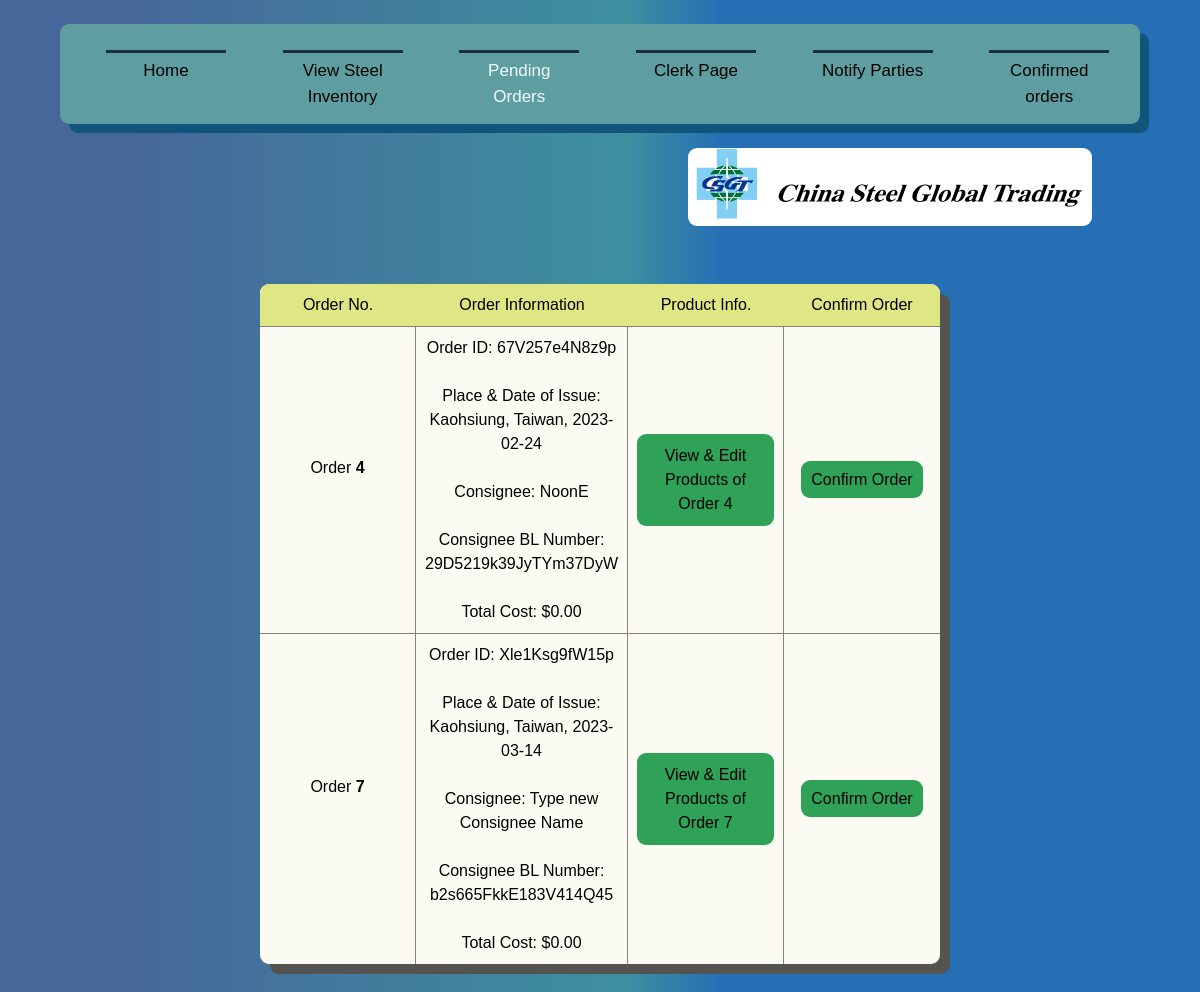
The page /PendingOrders (signed in) on the database as committed earlier.
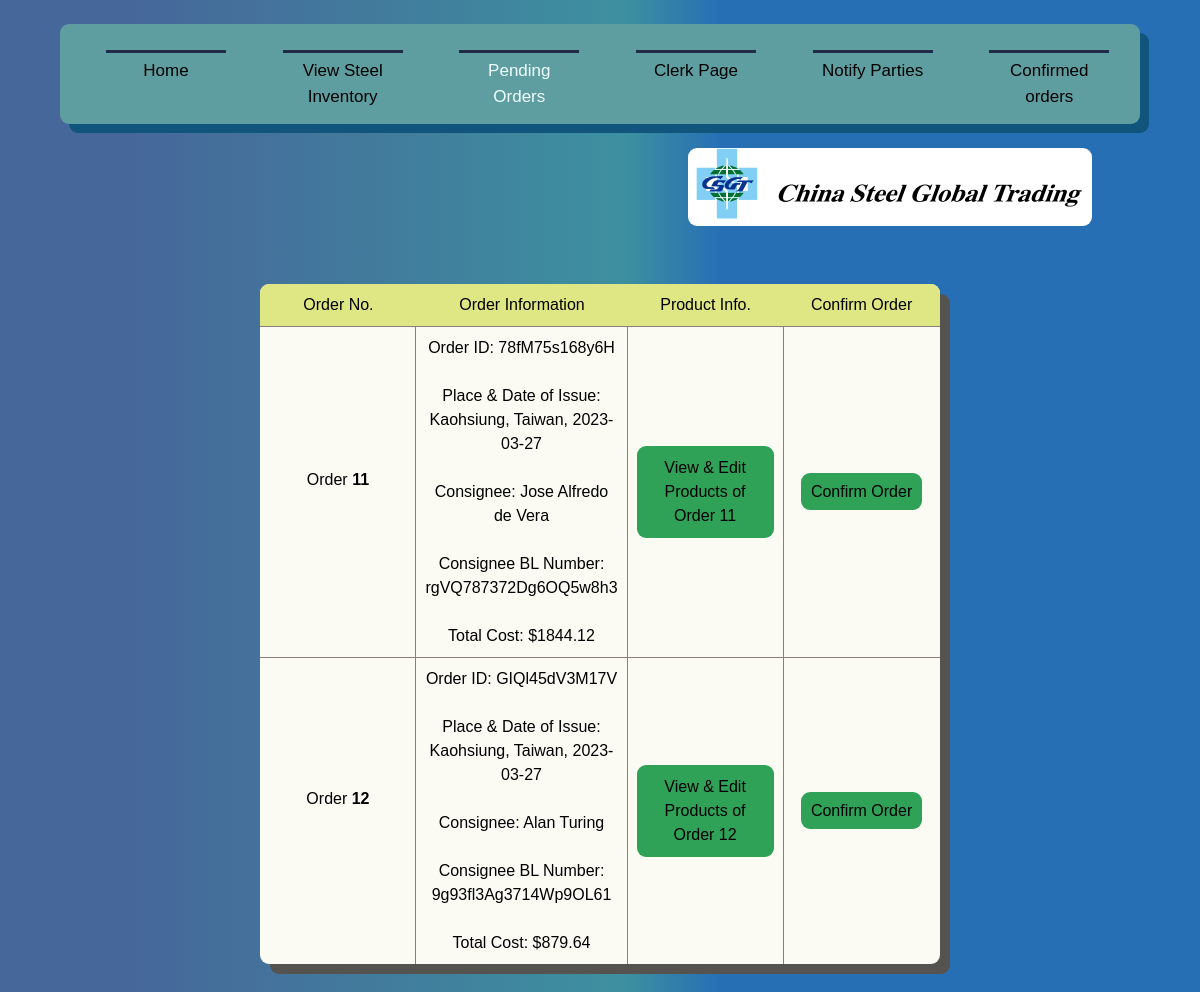
The same page on the database as committed later.
### Inventory/models.py (models this page shows, shortened)
class FinalOrder(models.Model):
    ShipperName = models.CharField(max_length=100, default='', blank=True)
    OceanVessel = models.CharField(max_length=50, null=True, default='')
    LocalVessel =  models.CharField(max_length=50, null=True, default='')
    LocalVesselOrigin = models.CharField(max_length=50, null=True, default='')
    TotalCost = models.DecimalField(default=0, validators=[DecimalValidator(10,2)], decimal_places=2, max_digits=10)
    Finished = models.BooleanField(default=False) #confirmed or not
    OrderDate = models.DateField(auto_now_add=True)#auto_now_add=True)
    Verification = models.CharField(default='',unique=True, max_length=13, null=True, blank=True) #Orderid -> verification
    BL = models.ForeignKey(Consignee, null=False, blank=True, on_delete=models.CASCADE)
    NotifyName = models.ForeignKey(NotifyParty, default=None, on_delete=models.CASCADE, null=True, blank=True)
    NumOfBL = models.IntegerField(default=3, null=True, blank=True)
    PayAt = models.CharField(default='', max_length=70, null=True, blank=True)
    Place = models.CharField(default="Kaohsiung, Taiwan", max_length=70, null=False)
    PlaceDate = models.CharField(default='', max_length=100, blank=True)
    Charges = models.DecimalField(default=0.0, max_length=11, validators=[MinValueValidator(Decimal('0.01'))], null=True, blank=True, decimal_places=2, max_digits=8)
    RevTons = models.CharField(max_length=1000, default='', null=True, blank=True)
    Rate = models.DecimalField(default=0.0, null=True, blank=True, validators=[MinValueValidator(Decimal('0.01'))], decimal_places=2, max_digits=8)
    Prepaid = models.CharField(max_length=20, default='', blank=True)
    Collect = models.CharField(max_length=20, default='', blank=True)
    Portload = models.CharField(max_length=255, default='', blank=True)
    Portdis = models.CharField(max_length=255, default='', blank=True)
    TranshTo = models.CharField(max_length=50, default='', null=True, blank=True)
    FinalDest = models.CharField(max_length=255, default='', null=True, blank=True)
    Voyage = models.SmallIntegerField(default=0, blank=True)
    objects = models.Manager()

class Consignee(models.Model):
    BL = models.CharField(max_length=20, default='', unique=True)
    Name = models.CharField(max_length=100)

### Inventory/views.py (the view, shortened to what this page needs)
# urls.py: path('PendingOrders',views.ShowProds, name='Products2'),
def ShowProds(request):
    condition = ""
    if request.user.is_authenticated:
        condition = True
        request.session['NAVIGATE'] = "users"
        AllOrders = FinalOrder.objects.filter(Finished = False)
        return render(request, 'Inventory/users2.html',{
            'C' : condition,
            'Orders' : AllOrders,
        })

### Inventory/templates/Inventory/users2.html (shortened to what this page needs)
{% extends 'Inventory/base.html' %}
{% load static %}
    {% block content %}
    <br><br>
    <table style="font-style: normal; font-weight: normal;" class="Frame">
        <tr class="identify">
            <th style="border-top-left-radius: 9px;"> Order No. </th>
            <th> Order Information </th>
            <th> Product Info. </th>
            <th style="border-top-right-radius: 9px;"> Confirm Order </th>
        </tr>
        {% for o in Orders %}
        <tr class="Header" id="main">
            <th id="firsty">
                Order <b>{{o.pk}}</b> <br><br>
            </th>
            <th> Order ID: {{o.Verification}} <br><br>
                Place & Date of Issue: {{o.PlaceDate}} <br><br>
                Consignee: {{o.BL.Name}} <br><br>
                Consignee BL Number: {{o.BL.BL}} <br><br>
                Total Cost: ${{o.TotalCost}}
            </th>
            <th> <a class="Button" href="{% url 'UnfTrans' pk=o.pk %}" id="ViewProds"> View & Edit Products of <br> Order {{o.pk}} </a> </th>
            <th id="lasty"> <a class="Button" style="width: 20vw;" href="{% url 'completeorder' pk=o.pk %}"> Confirm Order </a>
            </th>
        </tr>
        {% endfor %}
    </table>
    <br><br>
    {% endblock %}

Rows that differ between the two databases and show on the page:
removed FinalOrder: pk "4", Verification "67V257e4N8z9p", PlaceDate "Kaohsiung, Taiwan, 2023-02-24", BL.Name "NoonE", BL.BL "29D5219k39JyTYm37DyW", TotalCost "0.00"
removed FinalOrder: pk "7", Verification "Xle1Ksg9fW15p", PlaceDate "Kaohsiung, Taiwan, 2023-03-14", BL.Name "Type new Consignee Name", BL.BL "b2s665FkkE183V414Q45", TotalCost "0.00"
added FinalOrder: pk "11", Verification "78fM75s168y6H", PlaceDate "Kaohsiung, Taiwan, 2023-03-27", BL.Name "Jose Alfredo de Vera", BL.BL "rgVQ787372Dg6OQ5w8h3", TotalCost "1844.12"
added FinalOrder: pk "12", Verification "GIQl45dV3M17V", PlaceDate "Kaohsiung, Taiwan, 2023-03-27", BL.Name "Alan Turing", BL.BL "9g93fl3Ag3714Wp9OL61", TotalCost "879.64"
